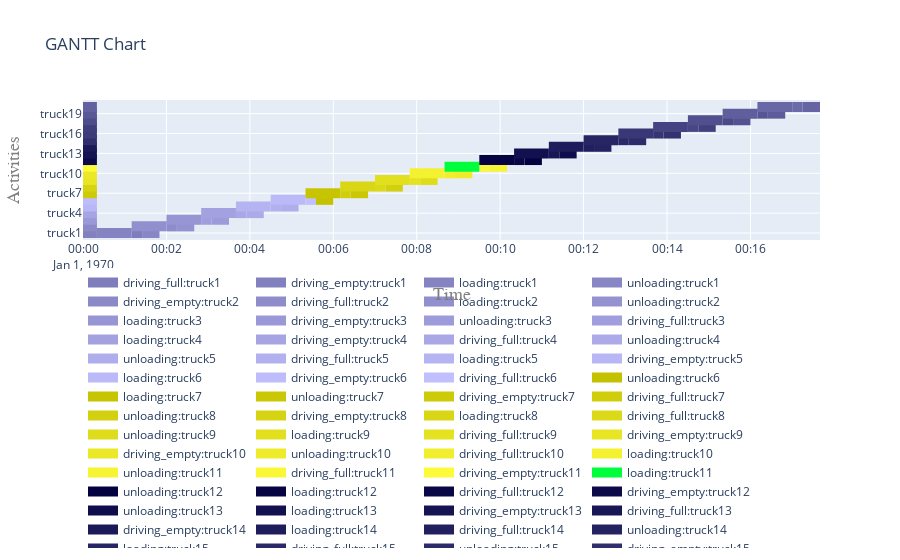

The notebook cell saved with this chart:
### Code cell
# Example usage:
res = run(total_trucks, 1000)
trucks = res['trucks']
activities_d_truck = res['activities_d_truck']
source = res['source']
dump = res['dump']

# Plotting
fig_gantt = plot.get_gantt_chart([*trucks.values()], id_map=[*activities_d_truck.values()])
fig_step = plot.get_step_chart([source, dump])

### Figure 1 — Plotly figure (JSON) as saved in the notebook; plotly's stock layout.template omitted (floating-point values rounded to 4 significant figures)
{"data": [{"connectgaps": false, "hoverinfo": "y+name", "line": {"color": "rgb(127,125,187)", "width": 10}, "mode": "lines", "name": "driving_full:truck1", "type": "scatter", "x": ["1970-01-01T00:01:10", "1970-01-01T00:01:10", "1970-01-01T00:01:25", "1970-01-01T00:01:25", "1970-01-01T00:01:25"], "y": ["truck1", "truck1", "truck1", "truck1", null]}, {"connectgaps": false, "hoverinfo": "y+name", "line": {"color": "rgb(130,128,190)", "width": 10}, "mode": "lines", "name": "driving_empty:truck1", "type": "scatter", "x": ["1970-01-01T00:00:00", "1970-01-01T00:00:00", "1970-01-01T00:00:20", "1970-01-01T00:00:20", "1970-01-01T00:00:20"], "y": ["truck1", "truck1", "truck1", "truck1", null]}, {"connectgaps": false, "hoverinfo": "y+name", "line": {"color": "rgb(133,131,193)", "width": 10}, "mode": "lines", "name": "loading:truck1", "type": "scatter", "x": ["1970-01-01T00:00:20", "1970-01-01T00:00:20", "1970-01-01T00:01:10", "1970-01-01T00:01:10", "1970-01-01T00:01:10"], "y": ["truck1", "truck1", "truck1", "truck1", null]}, {"connectgaps": false, "hoverinfo": "y+name", "line": {"color": "rgb(136,134,196)", "width": 10}, "mode": "lines", "name": "unloading:truck1", "type": "scatter", "x": ["1970-01-01T00:01:25", "1970-01-01T00:01:25", "1970-01-01T00:01:50", "1970-01-01T00:01:50", "1970-01-01T00:01:50"], "y": ["truck1", "truck1", "truck1", "truck1", null]}, {"connectgaps": false, "hoverinfo": "y+name", "line": {"color": "rgb(139,137,199)", "width": 10}, "mode": "lines", "name": "driving_empty:truck2", "type": "scatter", "x": ["1970-01-01T00:00:00", "1970-01-01T00:00:00", "1970-01-01T00:00:20", "1970-01-01T00:00:20", "1970-01-01T00:00:20"], "y": ["truck2", "truck2", "truck2", "truck2", null]}, {"connectgaps": false, "hoverinfo": "y+name", "line": {"color": "rgb(142,140,202)", "width": 10}, "mode": "lines", "name": "driving_full:truck2", "type": "scatter", "x": ["1970-01-01T00:02:00", "1970-01-01T00:02:00", "1970-01-01T00:02:15", "1970-01-01T00:02:15", "1970-01-01T00:02:15"], "y": ["truck2", "truck2", "truck2", "truck2", null]}, {"connectgaps": false, "hoverinfo": "y+name", "line": {"color": "rgb(145,143,205)", "width": 10}, "mode": "lines", "name": "loading:truck2", "type": "scatter", "x": ["1970-01-01T00:01:10", "1970-01-01T00:01:10", "1970-01-01T00:02:00", "1970-01-01T00:02:00", "1970-01-01T00:02:00"], "y": ["truck2", "truck2", "truck2", "truck2", null]}, {"connectgaps": false, "hoverinfo": "y+name", "line": {"color": "rgb(148,146,208)", "width": 10}, "mode": "lines", "name": "unloading:truck2", "type": "scatter", "x": ["1970-01-01T00:02:15", "1970-01-01T00:02:15", "1970-01-01T00:02:40", "1970-01-01T00:02:40", "1970-01-01T00:02:40"], "y": ["truck2", "truck2", "truck2", "truck2", null]}, {"connectgaps": false, "hoverinfo": "y+name", "line": {"color": "rgb(151,149,211)", "width": 10}, "mode": "lines", "name": "loading:truck3", "type": "scatter", "x": ["1970-01-01T00:02:00", "1970-01-01T00:02:00", "1970-01-01T00:02:50", "1970-01-01T00:02:50", "1970-01-01T00:02:50"], "y": ["truck3", "truck3", "truck3", "truck3", null]}, {"connectgaps": false, "hoverinfo": "y+name", "line": {"color": "rgb(154,152,214)", "width": 10}, "mode": "lines", "name": "driving_empty:truck3", "type": "scatter", "x": ["1970-01-01T00:00:00", "1970-01-01T00:00:00", "1970-01-01T00:00:20", "1970-01-01T00:00:20", "1970-01-01T00:00:20"], "y": ["truck3", "truck3", "truck3", "truck3", null]}, {"connectgaps": false, "hoverinfo": "y+name", "line": {"color": "rgb(157,155,217)", "width": 10}, "mode": "lines", "name": "unloading:truck3", "type": "scatter", "x": ["1970-01-01T00:03:05", "1970-01-01T00:03:05", "1970-01-01T00:03:30", "1970-01-01T00:03:30", "1970-01-01T00:03:30"], "y": ["truck3", "truck3", "truck3", "truck3", null]}, {"connectgaps": false, "hoverinfo": "y+name", "line": {"color": "rgb(160,158,220)", "width": 10}, "mode": "lines", "name": "driving_full:truck3", "type": "scatter", "x": ["1970-01-01T00:02:50", "1970-01-01T00:02:50", "1970-01-01T00:03:05", "1970-01-01T00:03:05", "1970-01-01T00:03:05"], "y": ["truck3", "truck3", "truck3", "truck3", null]}, {"connectgaps": false, "hoverinfo": "y+name", "line": {"color": "rgb(163,161,223)", "width": 10}, "mode": "lines", "name": "loading:truck4", "type": "scatter", "x": ["1970-01-01T00:02:50", "1970-01-01T00:02:50", "1970-01-01T00:03:40", "1970-01-01T00:03:40", "1970-01-01T00:03:40"], "y": ["truck4", "truck4", "truck4", "truck4", null]}, {"connectgaps": false, "hoverinfo": "y+name", "line": {"color": "rgb(166,164,226)", "width": 10}, "mode": "lines", "name": "driving_empty:truck4", "type": "scatter", "x": ["1970-01-01T00:00:00", "1970-01-01T00:00:00", "1970-01-01T00:00:20", "1970-01-01T00:00:20", "1970-01-01T00:00:20"], "y": ["truck4", "truck4", "truck4", "truck4", null]}, {"connectgaps": false, "hoverinfo": "y+name", "line": {"color": "rgb(169,167,229)", "width": 10}, "mode": "lines", "name": "driving_full:truck4", "type": "scatter", "x": ["1970-01-01T00:03:40", "1970-01-01T00:03:40", "1970-01-01T00:03:55", "1970-01-01T00:03:55", "1970-01-01T00:03:55"], "y": ["truck4", "truck4", "truck4", "truck4", null]}, {"connectgaps": false, "hoverinfo": "y+name", "line": {"color": "rgb(172,170,232)", "width": 10}, "mode": "lines", "name": "unloading:truck4", "type": "scatter", "x": ["1970-01-01T00:03:55", "1970-01-01T00:03:55", "1970-01-01T00:04:20", "1970-01-01T00:04:20", "1970-01-01T00:04:20"], "y": ["truck4", "truck4", "truck4", "truck4", null]}, {"connectgaps": false, "hoverinfo": "y+name", "line": {"color": "rgb(175,173,235)", "width": 10}, "mode": "lines", "name": "unloading:truck5", "type": "scatter", "x": ["1970-01-01T00:04:45", "1970-01-01T00:04:45", "1970-01-01T00:05:10", "1970-01-01T00:05:10", "1970-01-01T00:05:10"], "y": ["truck5", "truck5", "truck5", "truck5", null]}, {"connectgaps": false, "hoverinfo": "y+name", "line": {"color": "rgb(178,176,238)", "width": 10}, "mode": "lines", "name": "driving_full:truck5", "type": "scatter", "x": ["1970-01-01T00:04:30", "1970-01-01T00:04:30", "1970-01-01T00:04:45", "1970-01-01T00:04:45", "1970-01-01T00:04:45"], "y": ["truck5", "truck5", "truck5", "truck5", null]}, {"connectgaps": false, "hoverinfo": "y+name", "line": {"color": "rgb(181,179,241)", "width": 10}, "mode": "lines", "name": "loading:truck5", "type": "scatter", "x": ["1970-01-01T00:03:40", "1970-01-01T00:03:40", "1970-01-01T00:04:30", "1970-01-01T00:04:30", "1970-01-01T00:04:30"], "y": ["truck5", "truck5", "truck5", "truck5", null]}, {"connectgaps": false, "hoverinfo": "y+name", "line": {"color": "rgb(184,182,244)", "width": 10}, "mode": "lines", "name": "driving_empty:truck5", "type": "scatter", "x": ["1970-01-01T00:00:00", "1970-01-01T00:00:00", "1970-01-01T00:00:20", "1970-01-01T00:00:20", "1970-01-01T00:00:20"], "y": ["truck5", "truck5", "truck5", "truck5", null]}, {"connectgaps": false, "hoverinfo": "y+name", "line": {"color": "rgb(187,185,247)", "width": 10}, "mode": "lines", "name": "loading:truck6", "type": "scatter", "x": ["1970-01-01T00:04:30", "1970-01-01T00:04:30", "1970-01-01T00:05:20", "1970-01-01T00:05:20", "1970-01-01T00:05:20"], "y": ["truck6", "truck6", "truck6", "truck6", null]}, {"connectgaps": false, "hoverinfo": "y+name", "line": {"color": "rgb(190,188,250)", "width": 10}, "mode": "lines", "name": "driving_empty:truck6", "type": "scatter", "x": ["1970-01-01T00:00:00", "1970-01-01T00:00:00", "1970-01-01T00:00:20", "1970-01-01T00:00:20", "1970-01-01T00:00:20"], "y": ["truck6", "truck6", "truck6", "truck6", null]}, {"connectgaps": false, "hoverinfo": "y+name", "line": {"color": "rgb(193,191,253)", "width": 10}, "mode": "lines", "name": "driving_full:truck6", "type": "scatter", "x": ["1970-01-01T00:05:20", "1970-01-01T00:05:20", "1970-01-01T00:05:35", "1970-01-01T00:05:35", "1970-01-01T00:05:35"], "y": ["truck6", "truck6", "truck6", "truck6", null]}, {"connectgaps": false, "hoverinfo": "y+name", "line": {"color": "rgb(196,194,0)", "width": 10}, "mode": "lines", "name": "unloading:truck6", "type": "scatter", "x": ["1970-01-01T00:05:35", "1970-01-01T00:05:35", "1970-01-01T00:06:00", "1970-01-01T00:06:00", "1970-01-01T00:06:00"], "y": ["truck6", "truck6", "truck6", "truck6", null]}, {"connectgaps": false, "hoverinfo": "y+name", "line": {"color": "rgb(199,197,3)", "width": 10}, "mode": "lines", "name": "loading:truck7", "type": "scatter", "x": ["1970-01-01T00:05:20", "1970-01-01T00:05:20", "1970-01-01T00:06:10", "1970-01-01T00:06:10", "1970-01-01T00:06:10"], "y": ["truck7", "truck7", "truck7", "truck7", null]}, {"connectgaps": false, "hoverinfo": "y+name", "line": {"color": "rgb(202,200,6)", "width": 10}, "mode": "lines", "name": "unloading:truck7", "type": "scatter", "x": ["1970-01-01T00:06:25", "1970-01-01T00:06:25", "1970-01-01T00:06:50", "1970-01-01T00:06:50", "1970-01-01T00:06:50"], "y": ["truck7", "truck7", "truck7", "truck7", null]}, {"connectgaps": false, "hoverinfo": "y+name", "line": {"color": "rgb(205,203,9)", "width": 10}, "mode": "lines", "name": "driving_empty:truck7", "type": "scatter", "x": ["1970-01-01T00:00:00", "1970-01-01T00:00:00", "1970-01-01T00:00:20", "1970-01-01T00:00:20", "1970-01-01T00:00:20"], "y": ["truck7", "truck7", "truck7", "truck7", null]}, {"connectgaps": false, "hoverinfo": "y+name", "line": {"color": "rgb(208,206,12)", "width": 10}, "mode": "lines", "name": "driving_full:truck7", "type": "scatter", "x": ["1970-01-01T00:06:10", "1970-01-01T00:06:10", "1970-01-01T00:06:25", "1970-01-01T00:06:25", "1970-01-01T00:06:25"], "y": ["truck7", "truck7", "truck7", "truck7", null]}, {"connectgaps": false, "hoverinfo": "y+name", "line": {"color": "rgb(211,209,15)", "width": 10}, "mode": "lines", "name": "unloading:truck8", "type": "scatter", "x": ["1970-01-01T00:07:15", "1970-01-01T00:07:15", "1970-01-01T00:07:40", "1970-01-01T00:07:40", "1970-01-01T00:07:40"], "y": ["truck8", "truck8", "truck8", "truck8", null]}, {"connectgaps": false, "hoverinfo": "y+name", "line": {"color": "rgb(214,212,18)", "width": 10}, "mode": "lines", "name": "driving_empty:truck8", "type": "scatter", "x": ["1970-01-01T00:00:00", "1970-01-01T00:00:00", "1970-01-01T00:00:20", "1970-01-01T00:00:20", "1970-01-01T00:00:20"], "y": ["truck8", "truck8", "truck8", "truck8", null]}, {"connectgaps": false, "hoverinfo": "y+name", "line": {"color": "rgb(217,215,21)", "width": 10}, "mode": "lines", "name": "loading:truck8", "type": "scatter", "x": ["1970-01-01T00:06:10", "1970-01-01T00:06:10", "1970-01-01T00:07:00", "1970-01-01T00:07:00", "1970-01-01T00:07:00"], "y": ["truck8", "truck8", "truck8", "truck8", null]}, {"connectgaps": false, "hoverinfo": "y+name", "line": {"color": "rgb(220,218,24)", "width": 10}, "mode": "lines", "name": "driving_full:truck8", "type": "scatter", "x": ["1970-01-01T00:07:00", "1970-01-01T00:07:00", "1970-01-01T00:07:15", "1970-01-01T00:07:15", "1970-01-01T00:07:15"], "y": ["truck8", "truck8", "truck8", "truck8", null]}, {"connectgaps": false, "hoverinfo": "y+name", "line": {"color": "rgb(223,221,27)", "width": 10}, "mode": "lines", "name": "unloading:truck9", "type": "scatter", "x": ["1970-01-01T00:08:05", "1970-01-01T00:08:05", "1970-01-01T00:08:30", "1970-01-01T00:08:30", "1970-01-01T00:08:30"], "y": ["truck9", "truck9", "truck9", "truck9", null]}, {"connectgaps": false, "hoverinfo": "y+name", "line": {"color": "rgb(226,224,30)", "width": 10}, "mode": "lines", "name": "loading:truck9", "type": "scatter", "x": ["1970-01-01T00:07:00", "1970-01-01T00:07:00", "1970-01-01T00:07:50", "1970-01-01T00:07:50", "1970-01-01T00:07:50"], "y": ["truck9", "truck9", "truck9", "truck9", null]}, {"connectgaps": false, "hoverinfo": "y+name", "line": {"color": "rgb(229,227,33)", "width": 10}, "mode": "lines", "name": "driving_full:truck9", "type": "scatter", "x": ["1970-01-01T00:07:50", "1970-01-01T00:07:50", "1970-01-01T00:08:05", "1970-01-01T00:08:05", "1970-01-01T00:08:05"], "y": ["truck9", "truck9", "truck9", "truck9", null]}, {"connectgaps": false, "hoverinfo": "y+name", "line": {"color": "rgb(232,230,36)", "width": 10}, "mode": "lines", "name": "driving_empty:truck9", "type": "scatter", "x": ["1970-01-01T00:00:00", "1970-01-01T00:00:00", "1970-01-01T00:00:20", "1970-01-01T00:00:20", "1970-01-01T00:00:20"], "y": ["truck9", "truck9", "truck9", "truck9", null]}, {"connectgaps": false, "hoverinfo": "y+name", "line": {"color": "rgb(235,233,39)", "width": 10}, "mode": "lines", "name": "driving_empty:truck10", "type": "scatter", "x": ["1970-01-01T00:00:00", "1970-01-01T00:00:00", "1970-01-01T00:00:20", "1970-01-01T00:00:20", "1970-01-01T00:00:20"], "y": ["truck10", "truck10", "truck10", "truck10", null]}, {"connectgaps": false, "hoverinfo": "y+name", "line": {"color": "rgb(238,236,42)", "width": 10}, "mode": "lines", "name": "unloading:truck10", "type": "scatter", "x": ["1970-01-01T00:08:55", "1970-01-01T00:08:55", "1970-01-01T00:09:20", "1970-01-01T00:09:20", "1970-01-01T00:09:20"], "y": ["truck10", "truck10", "truck10", "truck10", null]}, {"connectgaps": false, "hoverinfo": "y+name", "line": {"color": "rgb(241,239,45)", "width": 10}, "mode": "lines", "name": "driving_full:truck10", "type": "scatter", "x": ["1970-01-01T00:08:40", "1970-01-01T00:08:40", "1970-01-01T00:08:55", "1970-01-01T00:08:55", "1970-01-01T00:08:55"], "y": ["truck10", "truck10", "truck10", "truck10", null]}, {"connectgaps": false, "hoverinfo": "y+name", "line": {"color": "rgb(244,242,48)", "width": 10}, "mode": "lines", "name": "loading:truck10", "type": "scatter", "x": ["1970-01-01T00:07:50", "1970-01-01T00:07:50", "1970-01-01T00:08:40", "1970-01-01T00:08:40", "1970-01-01T00:08:40"], "y": ["truck10", "truck10", "truck10", "truck10", null]}, {"connectgaps": false, "hoverinfo": "y+name", "line": {"color": "rgb(247,245,51)", "width": 10}, "mode": "lines", "name": "unloading:truck11", "type": "scatter", "x": ["1970-01-01T00:09:45", "1970-01-01T00:09:45", "1970-01-01T00:10:10", "1970-01-01T00:10:10", "1970-01-01T00:10:10"], "y": ["truck11", "truck11", "truck11", "truck11", null]}, {"connectgaps": false, "hoverinfo": "y+name", "line": {"color": "rgb(250,248,54)", "width": 10}, "mode": "lines", "name": "driving_full:truck11", "type": "scatter", "x": ["1970-01-01T00:09:30", "1970-01-01T00:09:30", "1970-01-01T00:09:45", "1970-01-01T00:09:45", "1970-01-01T00:09:45"], "y": ["truck11", "truck11", "truck11", "truck11", null]}, {"connectgaps": false, "hoverinfo": "y+name", "line": {"color": "rgb(253,251,57)", "width": 10}, "mode": "lines", "name": "driving_empty:truck11", "type": "scatter", "x": ["1970-01-01T00:00:00", "1970-01-01T00:00:00", "1970-01-01T00:00:20", "1970-01-01T00:00:20", "1970-01-01T00:00:20"], "y": ["truck11", "truck11", "truck11", "truck11", null]}, {"connectgaps": false, "hoverinfo": "y+name", "line": {"color": "rgb(0,254,60)", "width": 10}, "mode": "lines", "name": "loading:truck11", "type": "scatter", "x": ["1970-01-01T00:08:40", "1970-01-01T00:08:40", "1970-01-01T00:09:30", "1970-01-01T00:09:30", "1970-01-01T00:09:30"], "y": ["truck11", "truck11", "truck11", "truck11", null]}, {"connectgaps": false, "hoverinfo": "y+name", "line": {"color": "rgb(3,1,63)", "width": 10}, "mode": "lines", "name": "unloading:truck12", "type": "scatter", "x": ["1970-01-01T00:10:35", "1970-01-01T00:10:35", "1970-01-01T00:11:00", "1970-01-01T00:11:00", "1970-01-01T00:11:00"], "y": ["truck12", "truck12", "truck12", "truck12", null]}, {"connectgaps": false, "hoverinfo": "y+name", "line": {"color": "rgb(6,4,66)", "width": 10}, "mode": "lines", "name": "loading:truck12", "type": "scatter", "x": ["1970-01-01T00:09:30", "1970-01-01T00:09:30", "1970-01-01T00:10:20", "1970-01-01T00:10:20", "1970-01-01T00:10:20"], "y": ["truck12", "truck12", "truck12", "truck12", null]}, {"connectgaps": false, "hoverinfo": "y+name", "line": {"color": "rgb(9,7,69)", "width": 10}, "mode": "lines", "name": "driving_full:truck12", "type": "scatter", "x": ["1970-01-01T00:10:20", "1970-01-01T00:10:20", "1970-01-01T00:10:35", "1970-01-01T00:10:35", "1970-01-01T00:10:35"], "y": ["truck12", "truck12", "truck12", "truck12", null]}, {"connectgaps": false, "hoverinfo": "y+name", "line": {"color": "rgb(12,10,72)", "width": 10}, "mode": "lines", "name": "driving_empty:truck12", "type": "scatter", "x": ["1970-01-01T00:00:00", "1970-01-01T00:00:00", "1970-01-01T00:00:20", "1970-01-01T00:00:20", "1970-01-01T00:00:20"], "y": ["truck12", "truck12", "truck12", "truck12", null]}, {"connectgaps": false, "hoverinfo": "y+name", "line": {"color": "rgb(15,13,75)", "width": 10}, "mode": "lines", "name": "unloading:truck13", "type": "scatter", "x": ["1970-01-01T00:11:25", "1970-01-01T00:11:25", "1970-01-01T00:11:50", "1970-01-01T00:11:50", "1970-01-01T00:11:50"], "y": ["truck13", "truck13", "truck13", "truck13", null]}, {"connectgaps": false, "hoverinfo": "y+name", "line": {"color": "rgb(18,16,78)", "width": 10}, "mode": "lines", "name": "loading:truck13", "type": "scatter", "x": ["1970-01-01T00:10:20", "1970-01-01T00:10:20", "1970-01-01T00:11:10", "1970-01-01T00:11:10", "1970-01-01T00:11:10"], "y": ["truck13", "truck13", "truck13", "truck13", null]}, {"connectgaps": false, "hoverinfo": "y+name", "line": {"color": "rgb(21,19,81)", "width": 10}, "mode": "lines", "name": "driving_empty:truck13", "type": "scatter", "x": ["1970-01-01T00:00:00", "1970-01-01T00:00:00", "1970-01-01T00:00:20", "1970-01-01T00:00:20", "1970-01-01T00:00:20"], "y": ["truck13", "truck13", "truck13", "truck13", null]}, {"connectgaps": false, "hoverinfo": "y+name", "line": {"color": "rgb(24,22,84)", "width": 10}, "mode": "lines", "name": "driving_full:truck13", "type": "scatter", "x": ["1970-01-01T00:11:10", "1970-01-01T00:11:10", "1970-01-01T00:11:25", "1970-01-01T00:11:25", "1970-01-01T00:11:25"], "y": ["truck13", "truck13", "truck13", "truck13", null]}, {"connectgaps": false, "hoverinfo": "y+name", "line": {"color": "rgb(27,25,87)", "width": 10}, "mode": "lines", "name": "driving_empty:truck14", "type": "scatter", "x": ["1970-01-01T00:00:00", "1970-01-01T00:00:00", "1970-01-01T00:00:20", "1970-01-01T00:00:20", "1970-01-01T00:00:20"], "y": ["truck14", "truck14", "truck14", "truck14", null]}, {"connectgaps": false, "hoverinfo": "y+name", "line": {"color": "rgb(30,28,90)", "width": 10}, "mode": "lines", "name": "loading:truck14", "type": "scatter", "x": ["1970-01-01T00:11:10", "1970-01-01T00:11:10", "1970-01-01T00:12:00", "1970-01-01T00:12:00", "1970-01-01T00:12:00"], "y": ["truck14", "truck14", "truck14", "truck14", null]}, {"connectgaps": false, "hoverinfo": "y+name", "line": {"color": "rgb(33,31,93)", "width": 10}, "mode": "lines", "name": "driving_full:truck14", "type": "scatter", "x": ["1970-01-01T00:12:00", "1970-01-01T00:12:00", "1970-01-01T00:12:15", "1970-01-01T00:12:15", "1970-01-01T00:12:15"], "y": ["truck14", "truck14", "truck14", "truck14", null]}, {"connectgaps": false, "hoverinfo": "y+name", "line": {"color": "rgb(36,34,96)", "width": 10}, "mode": "lines", "name": "unloading:truck14", "type": "scatter", "x": ["1970-01-01T00:12:15", "1970-01-01T00:12:15", "1970-01-01T00:12:40", "1970-01-01T00:12:40", "1970-01-01T00:12:40"], "y": ["truck14", "truck14", "truck14", "truck14", null]}, {"connectgaps": false, "hoverinfo": "y+name", "line": {"color": "rgb(39,37,99)", "width": 10}, "mode": "lines", "name": "loading:truck15", "type": "scatter", "x": ["1970-01-01T00:12:00", "1970-01-01T00:12:00", "1970-01-01T00:12:50", "1970-01-01T00:12:50", "1970-01-01T00:12:50"], "y": ["truck15", "truck15", "truck15", "truck15", null]}, {"connectgaps": false, "hoverinfo": "y+name", "line": {"color": "rgb(42,40,102)", "width": 10}, "mode": "lines", "name": "driving_full:truck15", "type": "scatter", "x": ["1970-01-01T00:12:50", "1970-01-01T00:12:50", "1970-01-01T00:13:05", "1970-01-01T00:13:05", "1970-01-01T00:13:05"], "y": ["truck15", "truck15", "truck15", "truck15", null]}, {"connectgaps": false, "hoverinfo": "y+name", "line": {"color": "rgb(45,43,105)", "width": 10}, "mode": "lines", "name": "unloading:truck15", "type": "scatter", "x": ["1970-01-01T00:13:05", "1970-01-01T00:13:05", "1970-01-01T00:13:30", "1970-01-01T00:13:30", "1970-01-01T00:13:30"], "y": ["truck15", "truck15", "truck15", "truck15", null]}, {"connectgaps": false, "hoverinfo": "y+name", "line": {"color": "rgb(48,46,108)", "width": 10}, "mode": "lines", "name": "driving_empty:truck15", "type": "scatter", "x": ["1970-01-01T00:00:00", "1970-01-01T00:00:00", "1970-01-01T00:00:20", "1970-01-01T00:00:20", "1970-01-01T00:00:20"], "y": ["truck15", "truck15", "truck15", "truck15", null]}, {"connectgaps": false, "hoverinfo": "y+name", "line": {"color": "rgb(51,49,111)", "width": 10}, "mode": "lines", "name": "unloading:truck16", "type": "scatter", "x": ["1970-01-01T00:13:55", "1970-01-01T00:13:55", "1970-01-01T00:14:20", "1970-01-01T00:14:20", "1970-01-01T00:14:20"], "y": ["truck16", "truck16", "truck16", "truck16", null]}, {"connectgaps": false, "hoverinfo": "y+name", "line": {"color": "rgb(54,52,114)", "width": 10}, "mode": "lines", "name": "driving_full:truck16", "type": "scatter", "x": ["1970-01-01T00:13:40", "1970-01-01T00:13:40", "1970-01-01T00:13:55", "1970-01-01T00:13:55", "1970-01-01T00:13:55"], "y": ["truck16", "truck16", "truck16", "truck16", null]}, {"connectgaps": false, "hoverinfo": "y+name", "line": {"color": "rgb(57,55,117)", "width": 10}, "mode": "lines", "name": "loading:truck16", "type": "scatter", "x": ["1970-01-01T00:12:50", "1970-01-01T00:12:50", "1970-01-01T00:13:40", "1970-01-01T00:13:40", "1970-01-01T00:13:40"], "y": ["truck16", "truck16", "truck16", "truck16", null]}, {"connectgaps": false, "hoverinfo": "y+name", "line": {"color": "rgb(60,58,120)", "width": 10}, "mode": "lines", "name": "driving_empty:truck16", "type": "scatter", "x": ["1970-01-01T00:00:00", "1970-01-01T00:00:00", "1970-01-01T00:00:20", "1970-01-01T00:00:20", "1970-01-01T00:00:20"], "y": ["truck16", "truck16", "truck16", "truck16", null]}, {"connectgaps": false, "hoverinfo": "y+name", "line": {"color": "rgb(63,61,123)", "width": 10}, "mode": "lines", "name": "driving_empty:truck17", "type": "scatter", "x": ["1970-01-01T00:00:00", "1970-01-01T00:00:00", "1970-01-01T00:00:20", "1970-01-01T00:00:20", "1970-01-01T00:00:20"], "y": ["truck17", "truck17", "truck17", "truck17", null]}, {"connectgaps": false, "hoverinfo": "y+name", "line": {"color": "rgb(66,64,126)", "width": 10}, "mode": "lines", "name": "unloading:truck17", "type": "scatter", "x": ["1970-01-01T00:14:45", "1970-01-01T00:14:45", "1970-01-01T00:15:10", "1970-01-01T00:15:10", "1970-01-01T00:15:10"], "y": ["truck17", "truck17", "truck17", "truck17", null]}, {"connectgaps": false, "hoverinfo": "y+name", "line": {"color": "rgb(69,67,129)", "width": 10}, "mode": "lines", "name": "loading:truck17", "type": "scatter", "x": ["1970-01-01T00:13:40", "1970-01-01T00:13:40", "1970-01-01T00:14:30", "1970-01-01T00:14:30", "1970-01-01T00:14:30"], "y": ["truck17", "truck17", "truck17", "truck17", null]}, {"connectgaps": false, "hoverinfo": "y+name", "line": {"color": "rgb(72,70,132)", "width": 10}, "mode": "lines", "name": "driving_full:truck17", "type": "scatter", "x": ["1970-01-01T00:14:30", "1970-01-01T00:14:30", "1970-01-01T00:14:45", "1970-01-01T00:14:45", "1970-01-01T00:14:45"], "y": ["truck17", "truck17", "truck17", "truck17", null]}, {"connectgaps": false, "hoverinfo": "y+name", "line": {"color": "rgb(75,73,135)", "width": 10}, "mode": "lines", "name": "driving_full:truck18", "type": "scatter", "x": ["1970-01-01T00:15:20", "1970-01-01T00:15:20", "1970-01-01T00:15:35", "1970-01-01T00:15:35", "1970-01-01T00:15:35"], "y": ["truck18", "truck18", "truck18", "truck18", null]}, {"connectgaps": false, "hoverinfo": "y+name", "line": {"color": "rgb(78,76,138)", "width": 10}, "mode": "lines", "name": "driving_empty:truck18", "type": "scatter", "x": ["1970-01-01T00:00:00", "1970-01-01T00:00:00", "1970-01-01T00:00:20", "1970-01-01T00:00:20", "1970-01-01T00:00:20"], "y": ["truck18", "truck18", "truck18", "truck18", null]}, {"connectgaps": false, "hoverinfo": "y+name", "line": {"color": "rgb(81,79,141)", "width": 10}, "mode": "lines", "name": "loading:truck18", "type": "scatter", "x": ["1970-01-01T00:14:30", "1970-01-01T00:14:30", "1970-01-01T00:15:20", "1970-01-01T00:15:20", "1970-01-01T00:15:20"], "y": ["truck18", "truck18", "truck18", "truck18", null]}, {"connectgaps": false, "hoverinfo": "y+name", "line": {"color": "rgb(84,82,144)", "width": 10}, "mode": "lines", "name": "unloading:truck18", "type": "scatter", "x": ["1970-01-01T00:15:35", "1970-01-01T00:15:35", "1970-01-01T00:16:00", "1970-01-01T00:16:00", "1970-01-01T00:16:00"], "y": ["truck18", "truck18", "truck18", "truck18", null]}, {"connectgaps": false, "hoverinfo": "y+name", "line": {"color": "rgb(87,85,147)", "width": 10}, "mode": "lines", "name": "driving_full:truck19", "type": "scatter", "x": ["1970-01-01T00:16:10", "1970-01-01T00:16:10", "1970-01-01T00:16:25", "1970-01-01T00:16:25", "1970-01-01T00:16:25"], "y": ["truck19", "truck19", "truck19", "truck19", null]}, {"connectgaps": false, "hoverinfo": "y+name", "line": {"color": "rgb(90,88,150)", "width": 10}, "mode": "lines", "name": "driving_empty:truck19", "type": "scatter", "x": ["1970-01-01T00:00:00", "1970-01-01T00:00:00", "1970-01-01T00:00:20", "1970-01-01T00:00:20", "1970-01-01T00:00:20"], "y": ["truck19", "truck19", "truck19", "truck19", null]}, {"connectgaps": false, "hoverinfo": "y+name", "line": {"color": "rgb(93,91,153)", "width": 10}, "mode": "lines", "name": "unloading:truck19", "type": "scatter", "x": ["1970-01-01T00:16:25", "1970-01-01T00:16:25", "1970-01-01T00:16:50", "1970-01-01T00:16:50", "1970-01-01T00:16:50"], "y": ["truck19", "truck19", "truck19", "truck19", null]}, {"connectgaps": false, "hoverinfo": "y+name", "line": {"color": "rgb(96,94,156)", "width": 10}, "mode": "lines", "name": "loading:truck19", "type": "scatter", "x": ["1970-01-01T00:15:20", "1970-01-01T00:15:20", "1970-01-01T00:16:10", "1970-01-01T00:16:10", "1970-01-01T00:16:10"], "y": ["truck19", "truck19", "truck19", "truck19", null]}, {"connectgaps": false, "hoverinfo": "y+name", "line": {"color": "rgb(99,97,159)", "width": 10}, "mode": "lines", "name": "driving_empty:truck20", "type": "scatter", "x": ["1970-01-01T00:00:00", "1970-01-01T00:00:00", "1970-01-01T00:00:20", "1970-01-01T00:00:20", "1970-01-01T00:00:20"], "y": ["truck20", "truck20", "truck20", "truck20", null]}, {"connectgaps": false, "hoverinfo": "y+name", "line": {"color": "rgb(102,100,162)", "width": 10}, "mode": "lines", "name": "unloading:truck20", "type": "scatter", "x": ["1970-01-01T00:17:15", "1970-01-01T00:17:15", "1970-01-01T00:17:40", "1970-01-01T00:17:40", "1970-01-01T00:17:40"], "y": ["truck20", "truck20", "truck20", "truck20", null]}, {"connectgaps": false, "hoverinfo": "y+name", "line": {"color": "rgb(105,103,165)", "width": 10}, "mode": "lines", "name": "loading:truck20", "type": "scatter", "x": ["1970-01-01T00:16:10", "1970-01-01T00:16:10", "1970-01-01T00:17:00", "1970-01-01T00:17:00", "1970-01-01T00:17:00"], "y": ["truck20", "truck20", "truck20", "truck20", null]}, {"connectgaps": false, "hoverinfo": "y+name", "line": {"color": "rgb(108,106,168)", "width": 10}, "mode": "lines", "name": "driving_full:truck20", "type": "scatter", "x": ["1970-01-01T00:17:00", "1970-01-01T00:17:00", "1970-01-01T00:17:15", "1970-01-01T00:17:15", "1970-01-01T00:17:15"], "y": ["truck20", "truck20", "truck20", "truck20", null]}], "layout": {"autosize": true, "hovermode": "closest", "legend": {"orientation": "h", "x": 0, "y": -0.2}, "title": {"text": "GANTT Chart"}, "xaxis": {"range": ["1970-01-01T00:00:00", "1970-01-01T00:17:40"], "title": {"font": {"color": "#7f7f7f", "family": "Courier New, monospace", "size": 18}, "text": "Time"}, "type": "date"}, "yaxis": {"autorange": true, "range": [-1.056, 20.06], "title": {"font": {"color": "#7f7f7f", "family": "Courier New, monospace", "size": 18}, "text": "Activities"}, "type": "category"}}}
